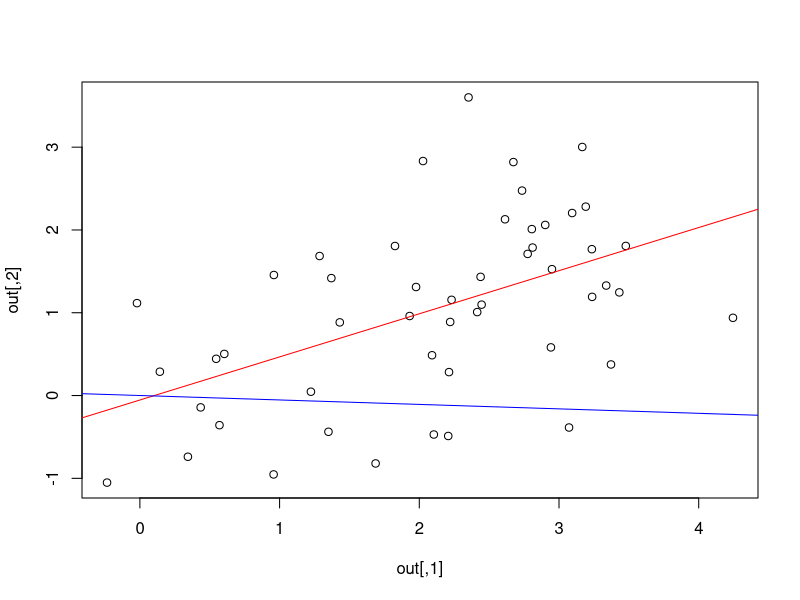

Source code (R):
#Instead of defining X being a column, we define it as a matrix, one column of 1. 1 and one column of x1. xn.
#So a constant appears.
#That's a problem.

require(MASS)

#Question 2

# Set the correlation parameter and mean
beta = 0.5
SIGMA = matrix(c(1,beta,beta,1), ncol=2)
MU = c(2.0, 1.0)

# Set the sample size
N = 50

# Draw your sample
out <- mvrnorm(N, mu = MU, Sigma = SIGMA)
#Our data set is named `out`, which we split into y and X
y <- out[, 2]
X <- cbind(rep(1, N),out[, 1]) #I understood that I had to add a column of N, but I
#didn't know how to do it... Thanks again, Paul. I'll pay him a coffee one of these days.



# Now carry out intermediate calculations
XT = t(X)
XTX = XT%*%X
invXTX = solve(XTX)
XTy = XT%*%y
beta = invXTX %*% XTy
beta

# Now add this line to the plot
plot(out)
abline(lm(out[,2]~out[,1]), col="red") # regression line (y~x)

### Comment
# problem with the intercept
abline(a=0, b=beta, col="blue")


#Question 3
#Even Paul's answers couldn't do anything on this one.
########### Comment
# Hahaha! I like how Paul's answers are considered the maximum of what's
# possible! Take a look at the solutions and actually, Paul did get this one,
# so ask him to explain how he did it! It will be a learning opportunity for
# you both!

#Question 4
#Well well well

#Question 5
#Taking a break was easier than the previous questions
